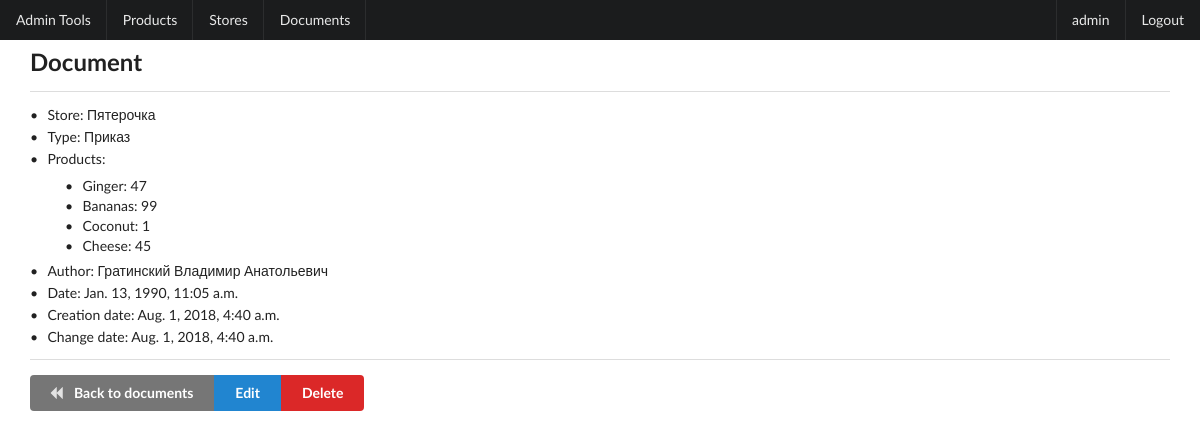
The page /documents/details/110/ (signed in) on the database its author committed.
### shop/models.py (models this page shows, shortened)
class User(AbstractUser):
    patronymic = models.CharField(_('patronymic'), max_length=30, blank=True)
    date_changed = models.DateTimeField(auto_now=True)
    group = models.ForeignKey(AccessGroup, models.SET_NULL, null=True)
    objects = CustomUserManager()
    def get_full_name(self):
        full_name = '%s %s %s' % (self.last_name, self.first_name, self.patronymic)
        return full_name.strip()
    @property
    def available_types(self):
        if self.group is None:
            return None
        return self.group.doctypes.values_list('id', flat=True)
    class Meta:
        db_table = 'users'

class Document(models.Model):
    store = models.ForeignKey(Store, models.CASCADE, related_name='documents')
    doc_type = models.ForeignKey(DocumentType, models.CASCADE, related_name='documents')
    doc_date = models.DateTimeField()
    author = models.ForeignKey(settings.AUTH_USER_MODEL, models.PROTECT, related_name='documents')
    date_created = models.DateTimeField(auto_now_add=True)
    date_changed = models.DateTimeField(auto_now=True)
    class Meta:
        db_table = 'documents'

class Store(models.Model):
    name = models.CharField(max_length=128, unique=True)
    date_created = models.DateTimeField(auto_now_add=True)
    date_changed = models.DateTimeField(auto_now=True)
    class Meta:
        db_table = 'stores'
    def __str__(self):
        return self.name

class DocumentType(models.Model):
    name = models.CharField(max_length=128, unique=True)
    date_created = models.DateTimeField(auto_now_add=True)
    date_changed = models.DateTimeField(auto_now=True)
    class Meta:
        db_table = 'doc_types'
    def __str__(self):
        return self.name

class DocumentProduct(models.Model):
    document = models.ForeignKey(Document, models.CASCADE, 'products')
    product = models.ForeignKey(Product, models.CASCADE)
    number = models.PositiveIntegerField(default=0)
    class Meta:
        db_table = 'doc_products'
        unique_together = ("document", "product")

class Product(models.Model):
    name = models.CharField(max_length=128, unique=True)
    date_created = models.DateTimeField(auto_now_add=True)
    date_changed = models.DateTimeField(auto_now=True)
    class Meta:
        db_table = 'products'

### shop/views.py (the view)
# urls.py: path('documents/details/<int:pk>/', views.InspectDocumentView.as_view(), name='document'),
class InspectDocumentView(LoginRequiredMixin, DocTypeAccessMixin, DetailView):
    model = Document
    template_name = 'shop/document_crud/details.html'

### shop/utils.py (called while the page is built)
    def dispatch(self, request, *args, **kwargs):
        available_types = request.user.available_types
        if available_types is None:
            return self.handle_no_permission()
        return super().dispatch(request, *args, **kwargs)

### shop/templates/shop/document_crud/details.html
{% extends 'base.html' %}
{% block body_block %}
    <h2 class="ui header">Document</h2>
    <div class="ui divider"></div>
    <div class="ui bulleted list">
        <div class="item">Store: {{ document.store }}</div>
        <div class="item">Type: {{ document.doc_type }}</div>
        {% if document.products.all.count %}
            <div class="item">
                <span>Products:</span>
                <div class="ui bulleted list">
                    {% for product in document.products.all %}
                        <div class="item">{{ product.product.name }}: {{ product.number }}</div>
                    {% endfor %}
                </div>
            </div>
        {% endif %}
        <div class="item">Author: {{ document.author.get_full_name }}</div>
        <div class="item">Date: {{ document.doc_date }}</div>
        <div class="item">Creation date: {{ document.date_created }}</div>
        <div class="item">Change date: {{ document.date_changed }}</div>
    </div>
    <div class="ui divider"></div>
    <div class="ui buttons">
        <a href="{% url 'shop:documents' %}" class="ui grey button"><i class="ui backward icon"></i> Back to documents</a>
        <a href="{% url 'shop:edit_document' document.id %}" class="ui blue button">Edit</a>
        <a href="{% url 'shop:delete_document' document.id %}" class="ui red button">Delete</a>
    </div>
{% endblock %}

### templates/base.html (shortened to what this page needs)
<!DOCTYPE html>
{% load staticfiles %}
<html lang="en">
    <head>
        <link href="{% static 'semantic/semantic.min.css' %}" rel="stylesheet">
    </head>
    <body>
        <div id="page_header" class="ui fixed inverted menu">
            {% if user.is_staff %}
                <a class="item" href="/admin/">Admin Tools</a>
            {% endif %}
            <a class="item" href="{% url 'shop:products' %}">Products</a>
            <a class="item" href="{% url 'shop:stores' %}">Stores</a>
            <a class="item" href="{% url 'shop:documents' %}">Documents</a>
            <div class="right menu">
            {% if user.is_authenticated %}
                <a class="item">{{ user.username }}</a>
                <a id="logout" class="item">Logout</a>
            {% else %}
                <a class="item" href="{% url 'login' %}">Sign In</a>
            {% endif %}
            </div>
        </div>
        <br>
        <div style="margin: 30px;">{% block body_block %}{% endblock %}</div>
    </body>
</html>

### rows shown on the page
User: username "admin"
Document: store "Пятерочка", doc_type "Приказ", author.get_full_name "Гратинский Владимир Анатольевич", doc_date "Jan. 13, 1990, 11:05 a.m.", date_created "Aug. 1, 2018, 4:40 a.m.", date_changed "Aug. 1, 2018, 4:40 a.m."
DocumentProduct: product.name "Ginger", number "47"
DocumentProduct: product.name "Bananas", number "99"
DocumentProduct: product.name "Coconut", number "1"
DocumentProduct: product.name "Cheese", number "45"
